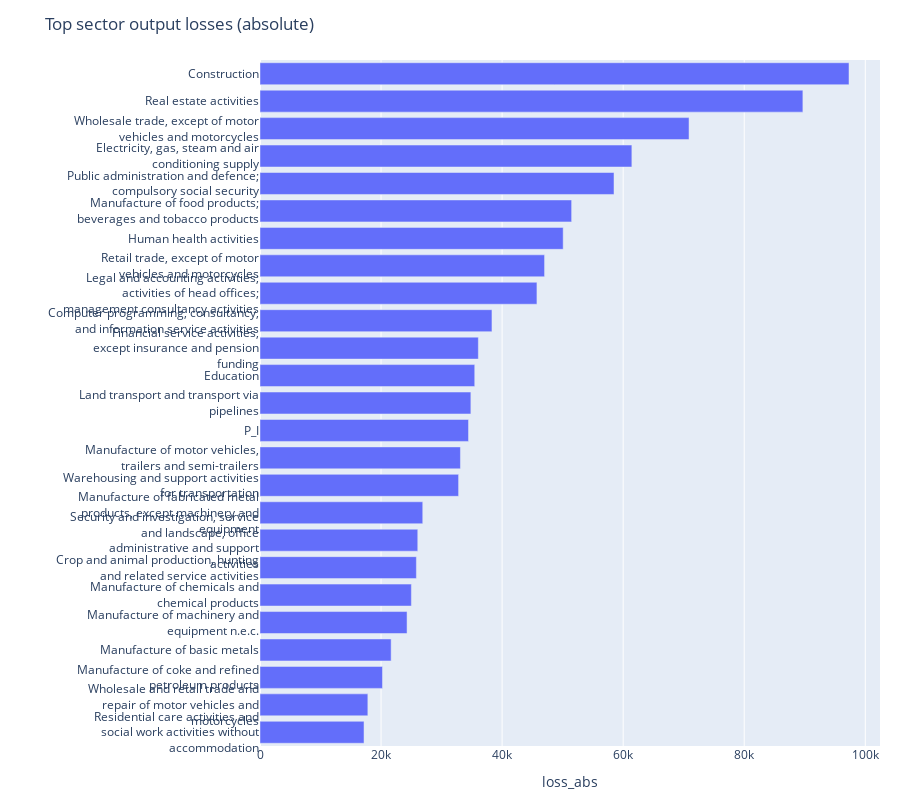

The notebook cell this image was saved under:
### Code cell
import textwrap

df_plot = df_sector.head(25).copy()
label_col = "sector_name" if "sector_name" in df_plot.columns else "sector"
df_plot["label_wrapped"] = df_plot[label_col].apply(lambda s: "<br>".join(textwrap.wrap(str(s), width=35)))

fig = px.bar(
    df_plot.sort_values("loss_abs"),
    x="loss_abs",
    y="label_wrapped",
    orientation="h",
    title="Top sector output losses (absolute)",
)
fig.update_layout(height=800, margin=dict(l=260, r=20, t=60, b=20), yaxis_title="")
fig.show()

### Figure 1 — Plotly figure (JSON) as saved in the notebook; plotly's stock layout.template omitted (floating-point values rounded to 4 significant figures)
{"data": [{"hovertemplate": "loss_abs=%{x}<br>label_wrapped=%{y}<extra></extra>", "legendgroup": "", "marker": {"color": "#636efa", "pattern": {"shape": ""}}, "name": "", "orientation": "h", "showlegend": false, "textposition": "auto", "type": "bar", "x": [17180.0, 17820.0, 20240.0, 21670.0, 24290.0, 25010.0, 25840.0, 26070.0, 26890.0, 32810.0, 33120.0, 34450.0, 34840.0, 35480.0, 36070.0, 38320.0, 45750.0, 47010.0, 50090.0, 51480.0, 58480.0, 61440.0, 70880.0, 89690.0, 97310.0], "xaxis": "x", "y": ["Residential care activities and<br>social work activities without<br>accommodation", "Wholesale and retail trade and<br>repair of motor vehicles and<br>motorcycles", "Manufacture of coke and refined<br>petroleum products", "Manufacture of basic metals", "Manufacture of machinery and<br>equipment n.e.c.", "Manufacture of chemicals and<br>chemical products", "Crop and animal production, hunting<br>and related service activities", "Security and investigation, service<br>and landscape, office<br>administrative and support<br>activities", "Manufacture of fabricated metal<br>products, except machinery and<br>equipment", "Warehousing and support activities<br>for transportation", "Manufacture of motor vehicles,<br>trailers and semi-trailers", "P_I", "Land transport and transport via<br>pipelines", "Education", "Financial service activities,<br>except insurance and pension<br>funding", "Computer programming, consultancy,<br>and information service activities", "Legal and accounting activities;<br>activities of head offices;<br>management consultancy activities", "Retail trade, except of motor<br>vehicles and motorcycles", "Human health activities", "Manufacture of food products;<br>beverages and tobacco products", "Public administration and defence;<br>compulsory social security", "Electricity, gas, steam and air<br>conditioning supply", "Wholesale trade, except of motor<br>vehicles and motorcycles", "Real estate activities", "Construction"], "yaxis": "y"}], "layout": {"barmode": "relative", "height": 800, "legend": {"tracegroupgap": 0}, "margin": {"b": 20, "l": 260, "r": 20, "t": 60}, "title": {"text": "Top sector output losses (absolute)"}, "xaxis": {"anchor": "y", "domain": [0, 1], "title": {"text": "loss_abs"}}, "yaxis": {"anchor": "x", "domain": [0, 1], "title": {"text": ""}}}}
